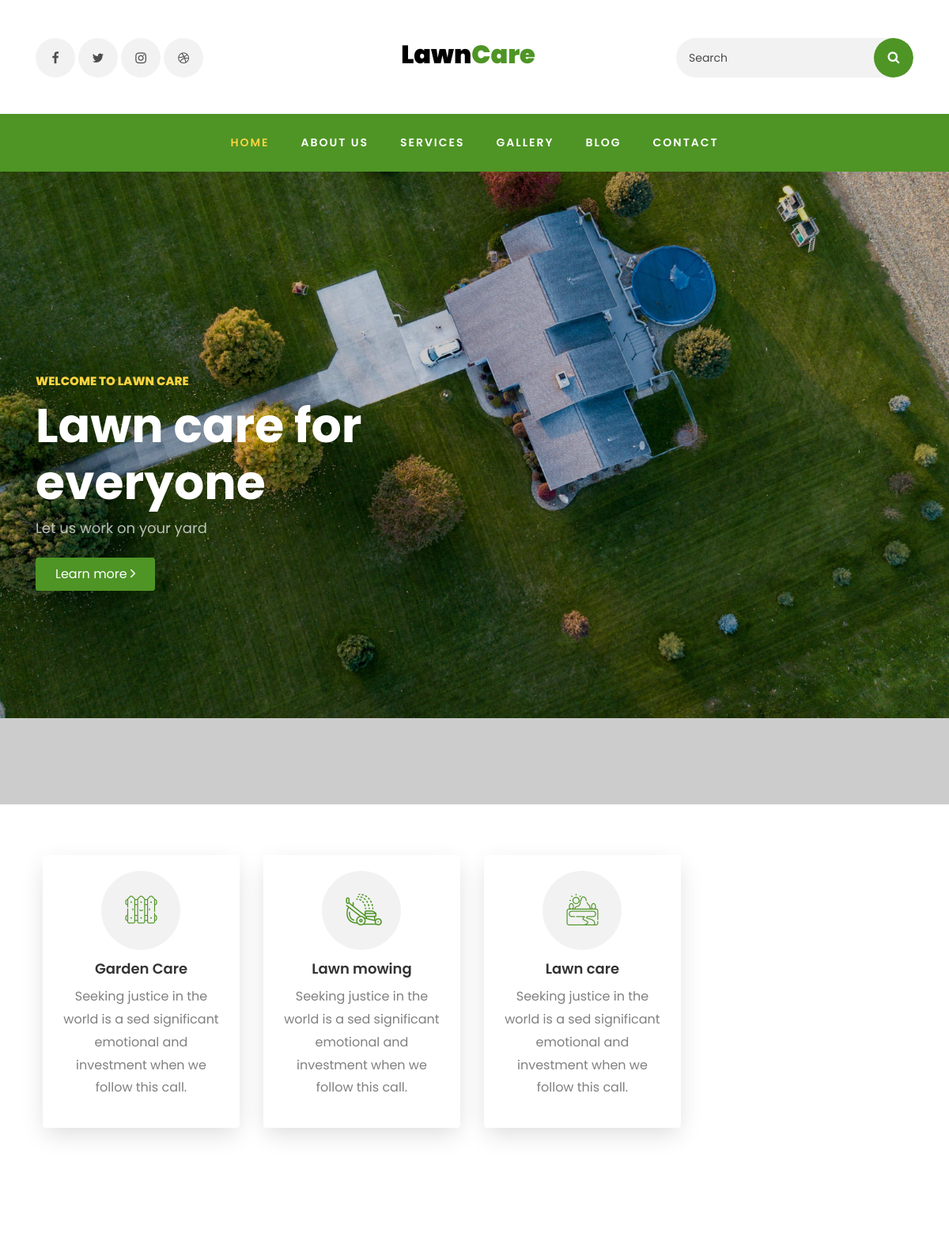
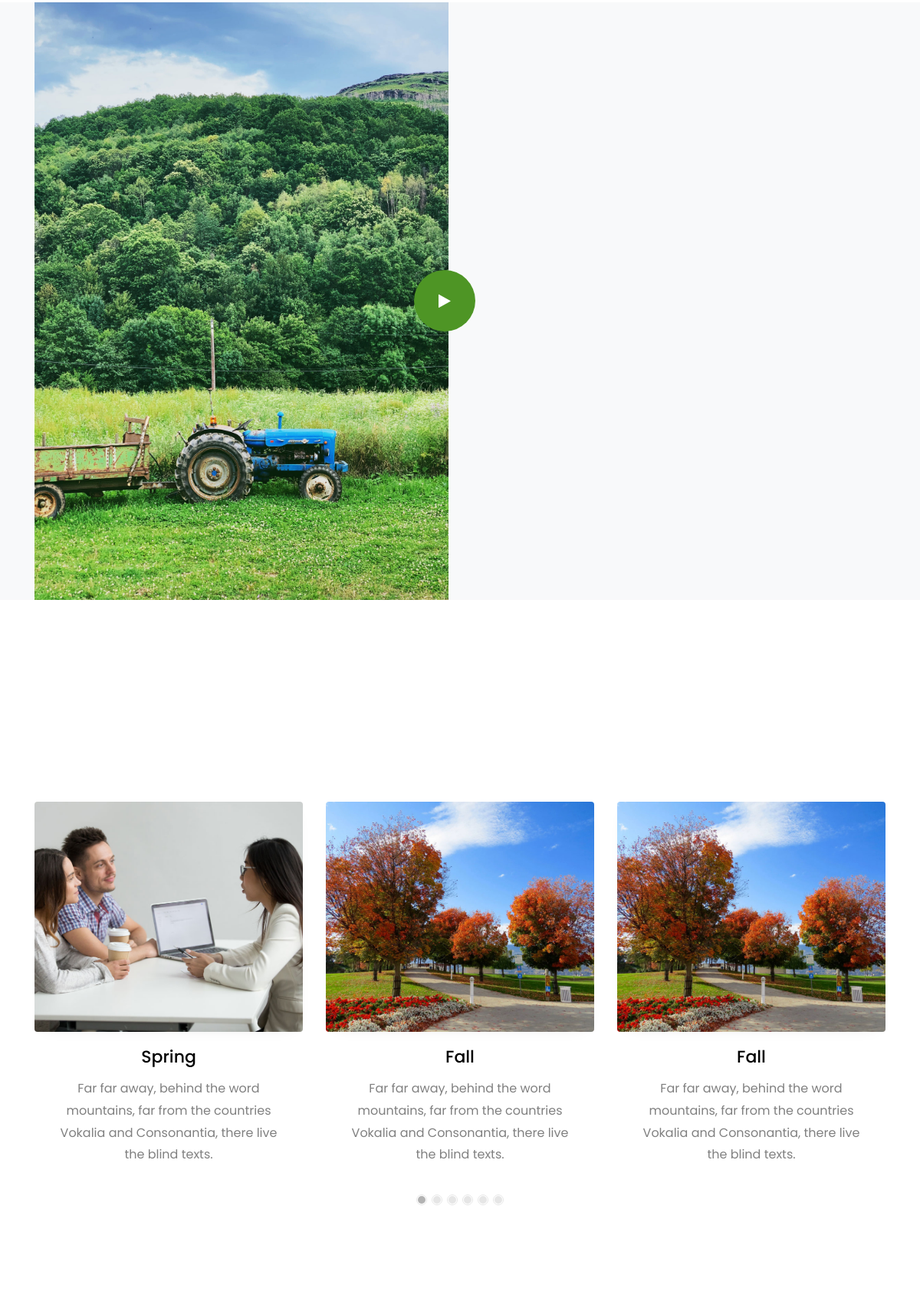
The page / (upper part) on the database its author committed (2 pictures, top to bottom).
### siteweb/models.py (models this page shows, shortened)
class Convention(models.Model):
    date_add = models.DateTimeField(auto_now_add=True)
    date_update = models.DateTimeField(auto_now=True)
    status = models.BooleanField(default=True)
    class Meta:
        abstract = True

class Banner(Convention):
    images = models.ImageField(upload_to= 'images_banner')
    titre = models.CharField(max_length=250)
    sous_titre = models.CharField(max_length= 250)
    message = models.CharField(max_length=250)
    class Meta:
        verbose_name = 'Banner'
        verbose_name_plural = 'Banners'

class About(Convention):
    images = models.ImageField()
    titre = models.CharField(max_length=250)
    description = models.TextField()
    option = models.ForeignKey("Option", on_delete= models.CASCADE, related_name= "option_about")
    class Meta:
        verbose_name = 'About'
        verbose_name_plural = 'Abouts'

### service/models.py (models this page shows, shortened)
class Convention(models.Model):
    date_add = models.DateTimeField(auto_now_add=True)
    date_update = models.DateTimeField(auto_now=True)
    status = models.BooleanField(default=True)
    class Meta:
        abstract = True

class Service(Convention):
    icone = models.CharField(max_length= 200)
    titre = models.CharField(max_length=200)
    description = models.TextField()
    class Meta:
        verbose_name = 'Service'
        verbose_name_plural = 'Services'

class Conseil(Convention):
    image = models.ImageField()
    titre = models.CharField(max_length=200)
    description = models.TextField()
    class Meta:
        verbose_name = 'conseil'
        verbose_name_plural = 'conseils'

### siteweb/views.py (the view)
# urls.py: path('', views.index, name= 'index'),
def index(request):
    banners = models.Banner.objects.filter(status=True).first()
    websites = models.Website.objects.filter(status=True).first()
    ReseauSociaux = models.ReseauSocial.objects.filter(status= True).all()
    abouts = models.About.objects.filter(status= True).first()
    options = models.Option.objects.filter(status= True).all()
    services = models_service.Service.objects.filter(status=True).all()
    Prestations = models_service.Prestation.objects.filter(status= True).order_by('-date_add')[:3]
    conseils = models_service.Conseil.objects.filter(status=True).all()
    Testimonials = models_service.Testimonial.objects.filter(status = True).all()
    return render(request, 'index.html', locals())

### templates/index.html (shortened to what this page needs)
{% extends 'base/base.html' %}
{% load static %}
{% block content %}
    <div class="hero-wrap js-fullheight" style="background-image: url('{{banners.images.url}}');" data-stellar-background-ratio="0.5">
      <div class="overlay"></div>
      <div class="container">
        <div class="row no-gutters slider-text js-fullheight align-items-center justify-content-start" data-scrollax-parent="true">
          <div class="col-md-6 ftco-animate">
          	<h2 class="subheading">{{banners.message}}</h2>
          	<h1>{{banners.titre}}</h1>
            <p class="mb-4">{{banners.sous_titre}}</p>
            <p><a href="#" class="btn btn-primary mr-md-4 py-2 px-4">Learn more <span class="ion-ios-arrow-forward"></span></a></p>
          </div>
        </div>
      </div>
    </div>
    <section class="ftco-section ftco-no-pt">
    	<div class="container">
    		<div class="row">
    			<div class="col-lg-3 py-5 order-md-last">
    			</div>
    			<div class="col-lg-9 services-wrap px-4 pt-5">
    				<div class="row pt-md-3">
					{% for service in services %}
    					<div class="col-md-4 d-flex align-items-stretch">
						<div class="services text-center">
							<div class="icon d-flex justify-content-center align-items-center">
		    						<span class="{{service.icone}}"></span>
		    					</div>
		    					<div class="text">
		    						<h3>{{service.titre}}</h3>
		    						<p>{{service.description}}</p>
		    					</div>
		    				</div>
						</div>
						{% endfor %}
					</div>
    			</div>
    		</div>
    	</div>
    </section>
    <section class="ftco-section ftco-no-pt ftco-no-pb bg-light">
    	<div class="container">
    		<div class="row d-flex">
    			<div class="col-md-6 d-flex">
    				<div class="img img-video d-flex align-self-stretch align-items-center justify-content-center justify-content-md-end" style="background-image:url({{abouts.images.url}});">
    					<a href="https://vimeo.com/45830194" class="icon-video popup-vimeo d-flex justify-content-center align-items-center">
    						<span class="icon-play"></span>
    					</a>
    				</div>
    			</div>
    			<div class="col-md-6 pl-md-5">
    				<div class="row justify-content-start py-5">
		        </div>
	        </div>
        </div>
    	</div>
    </section>
    <section class="ftco-section">
    	<div class="container">
    		<div class="row justify-content-center mb-5">
        </div>
        <div class="row">
        	<div class="col-md-12">
        		<div class="carousel-seasonal owl-carousel ftco-owl">
			{% for conseil in conseils %}
              <div class="item">
              	<div class="wrap">
			        		<div class="seasonal img d-flex align-items-center justify-content-center" style="background-image: url({{conseil.image.url}});">
			        		</div>
			        		<div class="text text-center px-4">
		        				<h3><a href="#">{{conseil.titre}}</a></h3>
		        				<p>{{conseil.description}}</p>
		        			</div>
		        		</div>
              </div>
			  {% endfor %}
            </div>
        	</div>
        </div>
    	</div>
    </section>
{% endblock  %}

### templates/base/base.html (shortened to what this page needs)
{% load static %}
<!DOCTYPE html>
<html lang="en">
  <head>
    <link rel="stylesheet" href="https://stackpath.bootstrapcdn.com/font-awesome/4.7.0/css/font-awesome.min.css">
    <link rel="stylesheet" href="{% static 'css/animate.css' %}">
    <link rel="stylesheet" href="{% static 'css/owl.carousel.min.css' %}">
    <link rel="stylesheet" href="{% static 'css/owl.theme.default.min.css' %}">
    <link rel="stylesheet" href="{% static 'css/magnific-popup.css' %}">
    <link rel="stylesheet" href="{% static 'css/ionicons.min.css' %}">
    <link rel="stylesheet" href="{% static 'css/flaticon.css' %}">
    <link rel="stylesheet" href="{% static 'css/icomoon.css' %}">
    <link rel="stylesheet" href="{% static 'css/style.css' %}">
  </head>
  <body>
    <div class="container pt-5 pb-4">
			<div class="row justify-content-between">
				<div class="col-md-8 order-md-last">
					<div class="row">
						<div class="col-md-6 text-center">
							<a class="navbar-brand" href="{% url 'index' %}">Lawn<span>Care</span></a>
						</div>
						<div class="col-md-6 d-md-flex justify-content-end mb-md-0 mb-3">
							<form action="#" class="searchform order-lg-last">
			          <div class="form-group d-flex">
			            <input type="text" class="form-control pl-3" placeholder="Search">
			            <button type="submit" placeholder="" class="form-control search"><span class="fa fa-search"></span></button>
			          </div>
			        </form>
						</div>
					</div>
				</div>
				<div class="col-md-4 d-flex">
        {% for social_media in ReseauSociaux %}
					<div class="social-media">
		    		<p class="mb-0 d-flex">
		    			<a href="#" class="d-flex align-items-center justify-content-center"><span class="{{social_media.icone}}"><i class="sr-only">{{social_media.nom}}</i></span></a>
		    		</p>
	        </div>
        {% endfor %}
				</div>
			</div>
		</div>
		<nav class="navbar navbar-expand-lg navbar-dark ftco_navbar bg-dark ftco-navbar-light" id="ftco-navbar">
	    <div class="container-fluid">
	      <div class="collapse navbar-collapse" id="ftco-nav">
	        <ul class="navbar-nav m-auto">
	        	<li class="nav-item active"><a href="{% url 'index' %}" class="nav-link">Home</a></li>
	        	<li class="nav-item"><a href="{% url 'about' %}" class="nav-link">About us</a></li>
            <li class="nav-item"><a href="{% url 'services' %}" class="nav-link">Services</a></li>
	        	<li class="nav-item"><a href="{% url 'gallery' %}" class="nav-link">Gallery</a></li>
	        	<li class="nav-item"><a href="{% url 'blog' %}" class="nav-link">Blog</a></li>
	          <li class="nav-item"><a href="{% url 'contact' %}" class="nav-link">Contact</a></li>
	        </ul>
	      </div>
	    </div>
	  </nav>
{% block content %}
{% endblock %}
  </body>
</html>

### static/css/icomoon.css (style rules this page uses)
[class^="icon-"], [class*=" icon-"] { font-family: 'icomoon' !important; speak: none; font-style: normal; font-weight: normal; font-variant: normal; text-transform: none; line-height: 1; -webkit-font-smoothing: antialiased; -moz-osx-font-smoothing: grayscale; }
.icon-play:before { content: "\f04b"; }

### rows shown on the page
Banner: images (picture), message "WELCOME TO LAWN CARE", titre "Lawn care for everyone", sous_titre "Let us work on your yard"
Service: titre "Garden Care", description "Seeking justice in the world is a sed significant emotional and investment when we follow this call."
Service: titre "Lawn mowing", description "Seeking justice in the world is a sed significant emotional and investment when we follow this call."
Service: titre "Lawn care", description "Seeking justice in the world is a sed significant emotional and investment when we follow this call."
About: images (picture)
Conseil: image (picture), titre "Fall", description "Far far away, behind the word mountains, far from the countries Vokalia and Consonantia, there live the blind texts."
Conseil: image (picture), titre "Fall", description "Far far away, behind the word mountains, far from the countries Vokalia and Consonantia, there live the blind texts."
Conseil: image (picture), titre "Spring", description "Far far away, behind the word mountains, far from the countries Vokalia and Consonantia, there live the blind texts."
